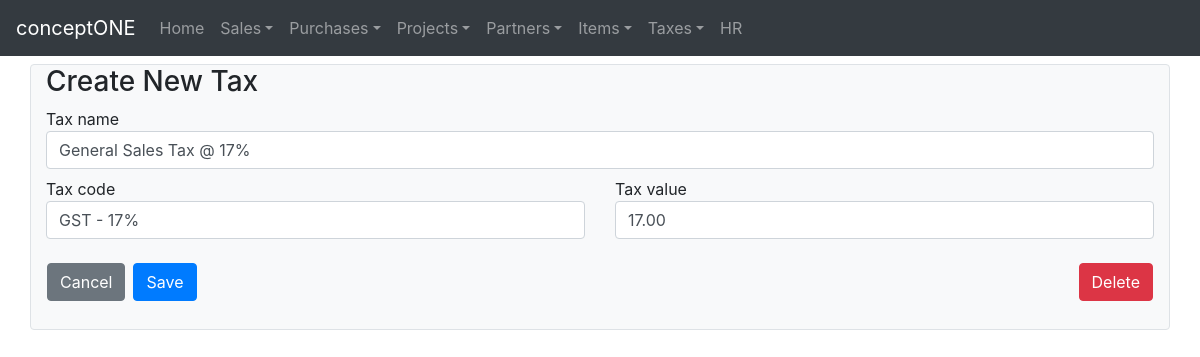
The page /taxrates/update/1/ on the database as committed earlier.
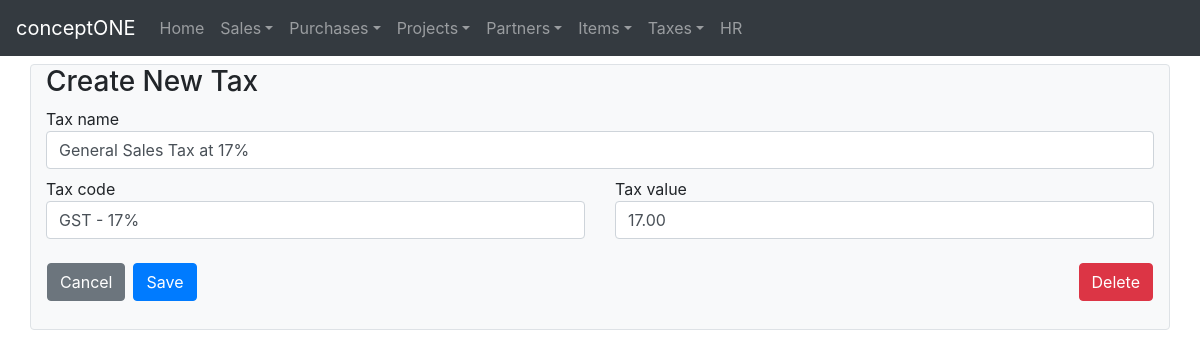
The same page on the database as committed later.
### crudbasic/models.py (models this page shows, shortened)
class TaxRate(models.Model):
    tax_code = models.CharField(max_length=16)
    tax_name = models.CharField(max_length=64)
    tax_value = models.DecimalField(max_digits=5, decimal_places=2)
    created_on = models.DateTimeField(auto_now_add=True)
    updated_on = models.DateTimeField(auto_now=True)

### crudbasic/views.py (the view, shortened to what this page needs)
# urls.py: path('taxrates/update/<int:pk>/',views.UpdateTaxRateView.as_view(),name='updatetaxrate'),
class UpdateTaxRateView(UpdateView):
    model = TaxRate
    form_class = TaxRateForm
    template_name = 'crudbasic/createtax.html'

### crudbasic/forms.py
class TaxRateForm(forms.ModelForm):
    tax_value = forms.DecimalField(max_digits=5,decimal_places=2,initial=0.00,widget=forms.TextInput(attrs={'class': 'form-control'}))
    class Meta:
        model = TaxRate
        fields = '__all__'
        widgets = {
                'tax_name':forms.TextInput(attrs={'class':'form-control'}),
                'tax_code':forms.TextInput(attrs={'class':'form-control'}),
                }

### templates/crudbasic/createtax.html
<!DOCTYPE html>
{% extends "crudbasic/base.html" %}
{% block body_block %}
  <div class="container pb-1 border bg-light rounded">
    <h3>Create New Tax</h3>
    <form method="post">{% csrf_token %}
      <div class="row mb-2">
        <div class="col-md-12">
          {{ form.tax_name.label }}
          {{ form.tax_name }}
        </div>
      </div>
      <div class="row mb-4">
        <div class="col-md-6">
          {{ form.tax_code.label }}
          {{ form.tax_code }}
        </div>
        <div class="col-md-6">
          {{ form.tax_value.label }}
          {{ form.tax_value }}
        </div>
      </div>
      <div class="row mb-4">
        {% url 'crudbasic:taxrates' as back_url %}
        {% if not form.instance.pk %}
          {% include "crudbasic/buttonpanel/createbuttonpanel.html" %}
        {% else %}
          {% include "crudbasic/buttonpanel/updatebuttonpanel.html" %}
        {% endif %}
      </div>
    </form>
  </div>
{% endblock body_block %}

Rows that differ between the two databases and show on the page:
changed TaxRate "GST - 17%": tax_name "General Sales Tax @ 17%" → "General Sales Tax at 17%"
